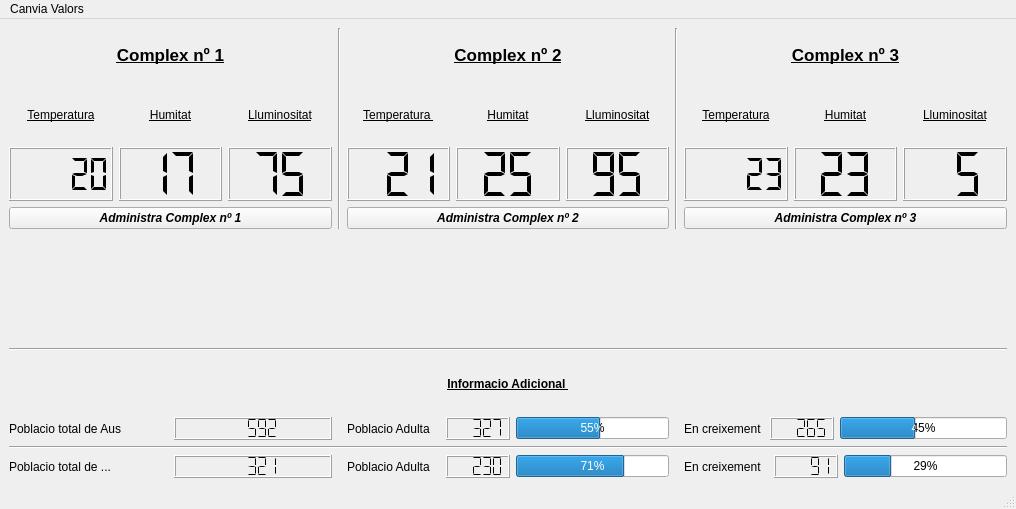
<?xml version="1.0" encoding="UTF-8"?>
<ui version="4.0">
 <class>MainWindow</class>
 <widget class="QMainWindow" name="MainWindow">
  <property name="geometry">
   <rect>
    <x>0</x>
    <y>0</y>
    <width>1016</width>
    <height>509</height>
   </rect>
  </property>
  <property name="windowTitle">
   <string>MainWindow</string>
  </property>
  <widget class="QWidget" name="centralwidget">
   <layout class="QGridLayout" name="gridLayout_2">
    <item row="0" column="0">
     <layout class="QGridLayout" name="gridLayout_3">
      <item row="0" column="3" rowspan="4">
       <widget class="Line" name="line">
        <property name="orientation">
         <enum>Qt::Vertical</enum>
        </property>
       </widget>
      </item>
      <item row="3" column="0" colspan="3">
       <widget class="QPushButton" name="complex_1_administra">
        <property name="font">
         <font>
          <weight>75</weight>
          <italic>true</italic>
          <bold>true</bold>
         </font>
        </property>
        <property name="text">
         <string>Administra Complex nº 1</string>
        </property>
       </widget>
      </item>
      <item row="2" column="5">
       <widget class="QLCDNumber" name="complex_2_humitat">
        <property name="digitCount">
         <number>2</number>
        </property>
        <property name="segmentStyle">
         <enum>QLCDNumber::Flat</enum>
        </property>
        <property name="intValue" stdset="0">
         <number>25</number>
        </property>
       </widget>
      </item>
      <item row="8" column="8" colspan="3">
       <layout class="QHBoxLayout" name="horizontalLayout_5">
        <item>
         <widget class="QLabel" name="label_20">
          <property name="text">
           <string>En creixement </string>
          </property>
         </widget>
        </item>
        <item>
         <widget class="QLCDNumber" name="aus_creixent_lcd">
          <property name="segmentStyle">
           <enum>QLCDNumber::Flat</enum>
          </property>
          <property name="intValue" stdset="0">
           <number>265</number>
          </property>
         </widget>
        </item>
        <item>
         <widget class="QProgressBar" name="aus_creixent_progress_bar">
          <property name="value">
           <number>45</number>
          </property>
         </widget>
        </item>
       </layout>
      </item>
      <item row="7" column="0" colspan="11">
       <widget class="QLabel" name="label_16">
        <property name="font">
         <font>
          <weight>75</weight>
          <bold>true</bold>
          <underline>true</underline>
         </font>
        </property>
        <property name="text">
         <string>Informacio Adicional </string>
        </property>
        <property name="alignment">
         <set>Qt::AlignCenter</set>
        </property>
       </widget>
      </item>
      <item row="0" column="8" colspan="3">
       <widget class="QLabel" name="label">
        <property name="font">
         <font>
          <pointsize>13</pointsize>
          <weight>75</weight>
          <bold>true</bold>
          <underline>true</underline>
         </font>
        </property>
        <property name="text">
         <string>Complex nº 3</string>
        </property>
        <property name="alignment">
         <set>Qt::AlignCenter</set>
        </property>
       </widget>
      </item>
      <item row="1" column="1">
       <widget class="QLabel" name="label_5">
        <property name="font">
         <font>
          <weight>50</weight>
          <bold>false</bold>
          <underline>true</underline>
         </font>
        </property>
        <property name="text">
         <string>Humitat</string>
        </property>
        <property name="alignment">
         <set>Qt::AlignCenter</set>
        </property>
       </widget>
      </item>
      <item row="8" column="0" colspan="3">
       <layout class="QGridLayout" name="gridLayout_4">
        <item row="0" column="1">
         <widget class="QLCDNumber" name="aus_totals">
          <property name="segmentStyle">
           <enum>QLCDNumber::Flat</enum>
          </property>
          <property name="intValue" stdset="0">
           <number>592</number>
          </property>
         </widget>
        </item>
        <item row="0" column="0">
         <widget class="QLabel" name="label_17">
          <property name="text">
           <string>Poblacio total de Aus </string>
          </property>
         </widget>
        </item>
       </layout>
      </item>
      <item row="1" column="5">
       <widget class="QLabel" name="label_7">
        <property name="font">
         <font>
          <weight>50</weight>
          <bold>false</bold>
          <underline>true</underline>
         </font>
        </property>
        <property name="text">
         <string>Humitat</string>
        </property>
        <property name="alignment">
         <set>Qt::AlignCenter</set>
        </property>
       </widget>
      </item>
      <item row="10" column="4" colspan="3">
       <layout class="QHBoxLayout" name="horizontalLayout">
        <item>
         <widget class="QLabel" name="label_18">
          <property name="text">
           <string>Poblacio Adulta   </string>
          </property>
         </widget>
        </item>
        <item>
         <widget class="QLCDNumber" name="altre_adults_lcd">
          <property name="segmentStyle">
           <enum>QLCDNumber::Flat</enum>
          </property>
          <property name="intValue" stdset="0">
           <number>230</number>
          </property>
         </widget>
        </item>
        <item>
         <widget class="QProgressBar" name="altre_adults_progress_bar">
          <property name="value">
           <number>71</number>
          </property>
          <property name="alignment">
           <set>Qt::AlignCenter</set>
          </property>
         </widget>
        </item>
       </layout>
      </item>
      <item row="1" column="10">
       <widget class="QLabel" name="label_12">
        <property name="font">
         <font>
          <weight>50</weight>
          <bold>false</bold>
          <underline>true</underline>
         </font>
        </property>
        <property name="text">
         <string>Lluminositat</string>
        </property>
        <property name="alignment">
         <set>Qt::AlignCenter</set>
        </property>
       </widget>
      </item>
      <item row="3" column="4" colspan="3">
       <widget class="QPushButton" name="complex_2_administra">
        <property name="font">
         <font>
          <weight>75</weight>
          <italic>true</italic>
          <bold>true</bold>
         </font>
        </property>
        <property name="text">
         <string>Administra Complex nº 2</string>
        </property>
       </widget>
      </item>
      <item row="2" column="2">
       <widget class="QLCDNumber" name="complex_1_lluminositat">
        <property name="numDigits">
         <number>2</number>
        </property>
        <property name="segmentStyle">
         <enum>QLCDNumber::Flat</enum>
        </property>
        <property name="intValue" stdset="0">
         <number>75</number>
        </property>
       </widget>
      </item>
      <item row="1" column="9">
       <widget class="QLabel" name="label_10">
        <property name="font">
         <font>
          <weight>50</weight>
          <bold>false</bold>
          <underline>true</underline>
         </font>
        </property>
        <property name="text">
         <string>Humitat</string>
        </property>
        <property name="alignment">
         <set>Qt::AlignCenter</set>
        </property>
       </widget>
      </item>
      <item row="2" column="6">
       <widget class="QLCDNumber" name="complex_2_lluminositat">
        <property name="numDigits">
         <number>2</number>
        </property>
        <property name="segmentStyle">
         <enum>QLCDNumber::Flat</enum>
        </property>
        <property name="intValue" stdset="0">
         <number>95</number>
        </property>
       </widget>
      </item>
      <item row="10" column="0" colspan="3">
       <layout class="QHBoxLayout" name="horizontalLayout_3">
        <item>
         <widget class="QLabel" name="label_14">
          <property name="text">
           <string>Poblacio total de ...</string>
          </property>
         </widget>
        </item>
        <item>
         <widget class="QLCDNumber" name="altre_total">
          <property name="segmentStyle">
           <enum>QLCDNumber::Flat</enum>
          </property>
          <property name="intValue" stdset="0">
           <number>321</number>
          </property>
         </widget>
        </item>
       </layout>
      </item>
      <item row="2" column="9">
       <widget class="QLCDNumber" name="complex_3_humitat">
        <property name="digitCount">
         <number>2</number>
        </property>
        <property name="segmentStyle">
         <enum>QLCDNumber::Flat</enum>
        </property>
        <property name="intValue" stdset="0">
         <number>23</number>
        </property>
       </widget>
      </item>
      <item row="3" column="8" colspan="3">
       <widget class="QPushButton" name="complex_3_administra">
        <property name="font">
         <font>
          <weight>75</weight>
          <italic>true</italic>
          <bold>true</bold>
         </font>
        </property>
        <property name="text">
         <string>Administra Complex nº 3</string>
        </property>
       </widget>
      </item>
      <item row="2" column="0">
       <widget class="QLCDNumber" name="complex_1_temperatura">
        <property name="smallDecimalPoint">
         <bool>false</bool>
        </property>
        <property name="numDigits">
         <number>5</number>
        </property>
        <property name="digitCount">
         <number>5</number>
        </property>
        <property name="mode">
         <enum>QLCDNumber::Dec</enum>
        </property>
        <property name="segmentStyle">
         <enum>QLCDNumber::Flat</enum>
        </property>
        <property name="value" stdset="0">
         <double>19.500000000000000</double>
        </property>
        <property name="intValue" stdset="0">
         <number>20</number>
        </property>
       </widget>
      </item>
      <item row="10" column="8" colspan="3">
       <layout class="QGridLayout" name="gridLayout_5">
        <item row="0" column="0">
         <widget class="QLabel" name="label_19">
          <property name="text">
           <string>En creixement  </string>
          </property>
         </widget>
        </item>
        <item row="0" column="1">
         <widget class="QLCDNumber" name="altre_creixent_lcd">
          <property name="segmentStyle">
           <enum>QLCDNumber::Flat</enum>
          </property>
          <property name="intValue" stdset="0">
           <number>91</number>
          </property>
         </widget>
        </item>
        <item row="0" column="2">
         <widget class="QProgressBar" name="altre_creixent_progress_bar">
          <property name="value">
           <number>29</number>
          </property>
         </widget>
        </item>
       </layout>
      </item>
      <item row="1" column="2">
       <widget class="QLabel" name="label_6">
        <property name="font">
         <font>
          <weight>50</weight>
          <bold>false</bold>
          <underline>true</underline>
         </font>
        </property>
        <property name="text">
         <string>Lluminositat</string>
        </property>
        <property name="alignment">
         <set>Qt::AlignCenter</set>
        </property>
       </widget>
      </item>
      <item row="0" column="0" colspan="3">
       <widget class="QLabel" name="label_3">
        <property name="font">
         <font>
          <pointsize>13</pointsize>
          <weight>75</weight>
          <bold>true</bold>
          <underline>true</underline>
         </font>
        </property>
        <property name="text">
         <string>Complex nº 1</string>
        </property>
        <property name="alignment">
         <set>Qt::AlignCenter</set>
        </property>
       </widget>
      </item>
      <item row="2" column="4">
       <widget class="QLCDNumber" name="complex_2_temperatura">
        <property name="numDigits">
         <number>3</number>
        </property>
        <property name="segmentStyle">
         <enum>QLCDNumber::Flat</enum>
        </property>
        <property name="intValue" stdset="0">
         <number>21</number>
        </property>
       </widget>
      </item>
      <item row="1" column="0">
       <widget class="QLabel" name="label_4">
        <property name="font">
         <font>
          <weight>50</weight>
          <bold>false</bold>
          <underline>true</underline>
         </font>
        </property>
        <property name="text">
         <string>Temperatura</string>
        </property>
        <property name="alignment">
         <set>Qt::AlignCenter</set>
        </property>
       </widget>
      </item>
      <item row="2" column="1">
       <widget class="QLCDNumber" name="complex_1_humitat">
        <property name="numDigits">
         <number>2</number>
        </property>
        <property name="segmentStyle">
         <enum>QLCDNumber::Flat</enum>
        </property>
        <property name="intValue" stdset="0">
         <number>17</number>
        </property>
       </widget>
      </item>
      <item row="1" column="4">
       <widget class="QLabel" name="label_8">
        <property name="font">
         <font>
          <weight>50</weight>
          <bold>false</bold>
          <underline>true</underline>
         </font>
        </property>
        <property name="text">
         <string>Temperatura </string>
        </property>
        <property name="alignment">
         <set>Qt::AlignCenter</set>
        </property>
       </widget>
      </item>
      <item row="0" column="4" colspan="3">
       <widget class="QLabel" name="label_2">
        <property name="font">
         <font>
          <pointsize>13</pointsize>
          <weight>75</weight>
          <bold>true</bold>
          <underline>true</underline>
         </font>
        </property>
        <property name="text">
         <string>Complex nº 2</string>
        </property>
        <property name="alignment">
         <set>Qt::AlignCenter</set>
        </property>
       </widget>
      </item>
      <item row="9" column="0" colspan="11">
       <widget class="Line" name="line_3">
        <property name="orientation">
         <enum>Qt::Horizontal</enum>
        </property>
       </widget>
      </item>
      <item row="2" column="10">
       <widget class="QLCDNumber" name="complex_3_luminositat">
        <property name="digitCount">
         <number>2</number>
        </property>
        <property name="segmentStyle">
         <enum>QLCDNumber::Flat</enum>
        </property>
        <property name="intValue" stdset="0">
         <number>5</number>
        </property>
       </widget>
      </item>
      <item row="1" column="6">
       <widget class="QLabel" name="label_9">
        <property name="font">
         <font>
          <weight>50</weight>
          <bold>false</bold>
          <underline>true</underline>
         </font>
        </property>
        <property name="text">
         <string>Lluminositat</string>
        </property>
        <property name="alignment">
         <set>Qt::AlignCenter</set>
        </property>
       </widget>
      </item>
      <item row="1" column="8">
       <widget class="QLabel" name="label_11">
        <property name="font">
         <font>
          <weight>50</weight>
          <bold>false</bold>
          <underline>true</underline>
         </font>
        </property>
        <property name="text">
         <string>Temperatura</string>
        </property>
        <property name="alignment">
         <set>Qt::AlignCenter</set>
        </property>
       </widget>
      </item>
      <item row="0" column="7" rowspan="4">
       <widget class="Line" name="line_2">
        <property name="orientation">
         <enum>Qt::Vertical</enum>
        </property>
       </widget>
      </item>
      <item row="8" column="4" colspan="3">
       <layout class="QHBoxLayout" name="horizontalLayout_4">
        <item>
         <widget class="QLabel" name="label_15">
          <property name="text">
           <string>Poblacio Adulta   </string>
          </property>
         </widget>
        </item>
        <item>
         <widget class="QLCDNumber" name="aus_adults_lcd">
          <property name="segmentStyle">
           <enum>QLCDNumber::Flat</enum>
          </property>
          <property name="intValue" stdset="0">
           <number>327</number>
          </property>
         </widget>
        </item>
        <item>
         <widget class="QProgressBar" name="aus_adults_progress_bar">
          <property name="value">
           <number>55</number>
          </property>
          <property name="alignment">
           <set>Qt::AlignCenter</set>
          </property>
          <property name="invertedAppearance">
           <bool>false</bool>
          </property>
          <property name="textDirection">
           <enum>QProgressBar::TopToBottom</enum>
          </property>
         </widget>
        </item>
       </layout>
      </item>
      <item row="4" column="0" rowspan="2" colspan="11">
       <widget class="QLabel" name="label_13">
        <property name="text">
         <string/>
        </property>
       </widget>
      </item>
      <item row="6" column="0" colspan="11">
       <widget class="Line" name="line_4">
        <property name="orientation">
         <enum>Qt::Horizontal</enum>
        </property>
       </widget>
      </item>
      <item row="2" column="8">
       <widget class="QLCDNumber" name="complex_3_temperaura">
        <property name="segmentStyle">
         <enum>QLCDNumber::Flat</enum>
        </property>
        <property name="intValue" stdset="0">
         <number>23</number>
        </property>
       </widget>
      </item>
     </layout>
    </item>
   </layout>
  </widget>
  <widget class="QMenuBar" name="menubar">
   <property name="geometry">
    <rect>
     <x>0</x>
     <y>0</y>
     <width>1016</width>
     <height>25</height>
    </rect>
   </property>
   <widget class="QMenu" name="menuCanvia_Valors">
    <property name="title">
     <string>Canvia Valors</string>
    </property>
    <addaction name="actionCanvia_els_valors_del_programa"/>
   </widget>
   <addaction name="menuCanvia_Valors"/>
  </widget>
  <widget class="QStatusBar" name="statusbar"/>
  <action name="actionAjuda_amb_el_programa">
   <property name="text">
    <string>Ajuda amb el programa</string>
   </property>
  </action>
  <action name="actionDetall_sobre_els_animals">
   <property name="text">
    <string>Detall sobre els animals</string>
   </property>
  </action>
  <action name="actionWifi_Farm_v0_1">
   <property name="text">
    <string>Wifi_Farm v0.1</string>
   </property>
  </action>
  <action name="actionContacta_amb_l_empresa_fabricant">
   <property name="text">
    <string>Contacta amb l'empresa fabricant</string>
   </property>
  </action>
  <action name="actionConecxio_per_IP">
   <property name="text">
    <string>Conecxio per IP</string>
   </property>
  </action>
  <action name="actionCanvia_els_valors_del_programa">
   <property name="text">
    <string>Canvia els valors del programa</string>
   </property>
  </action>
 </widget>
 <resources/>
 <connections>
  <connection>
   <sender>complex_1_administra</sender>
   <signal>clicked()</signal>
   <receiver>MainWindow</receiver>
   <slot>administra_complex_1()</slot>
   <hints>
    <hint type="sourcelabel">
     <x>170</x>
     <y>206</y>
    </hint>
    <hint type="destinationlabel">
     <x>507</x>
     <y>254</y>
    </hint>
   </hints>
  </connection>
  <connection>
   <sender>complex_2_administra</sender>
   <signal>clicked()</signal>
   <receiver>MainWindow</receiver>
   <slot>administra_complex_2()</slot>
   <hints>
    <hint type="sourcelabel">
     <x>507</x>
     <y>206</y>
    </hint>
    <hint type="destinationlabel">
     <x>507</x>
     <y>254</y>
    </hint>
   </hints>
  </connection>
  <connection>
   <sender>complex_3_administra</sender>
   <signal>clicked()</signal>
   <receiver>MainWindow</receiver>
   <slot>administra_complex_3()</slot>
   <hints>
    <hint type="sourcelabel">
     <x>844</x>
     <y>206</y>
    </hint>
    <hint type="destinationlabel">
     <x>507</x>
     <y>254</y>
    </hint>
   </hints>
  </connection>
  <connection>
   <sender>actionCanvia_els_valors_del_programa</sender>
   <signal>activated()</signal>
   <receiver>MainWindow</receiver>
   <slot>finestra_canvia_valors()</slot>
   <hints>
    <hint type="sourcelabel">
     <x>74</x>
     <y>45</y>
    </hint>
    <hint type="destinationlabel">
     <x>507</x>
     <y>254</y>
    </hint>
   </hints>
  </connection>
 </connections>
 <slots>
  <slot>administra_complex_1()</slot>
  <slot>administra_complex_2()</slot>
  <slot>administra_complex_3()</slot>
  <slot>sortir()</slot>
  <slot>manual()</slot>
  <slot>finestra_canvia_valors()</slot>
 </slots>
</ui>
